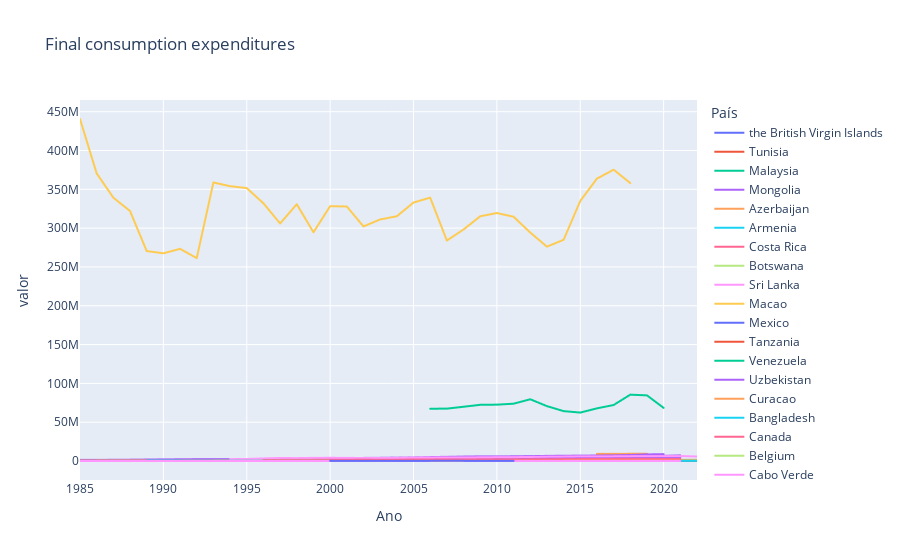
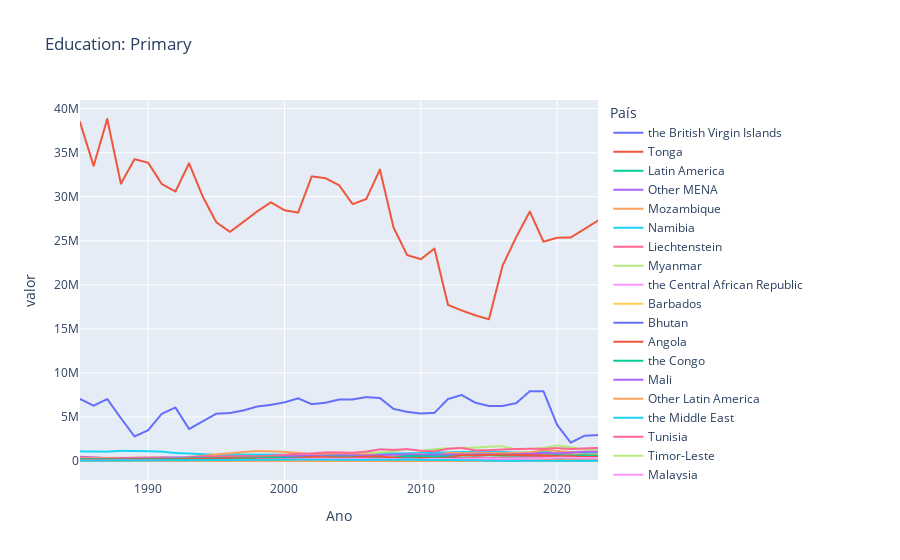
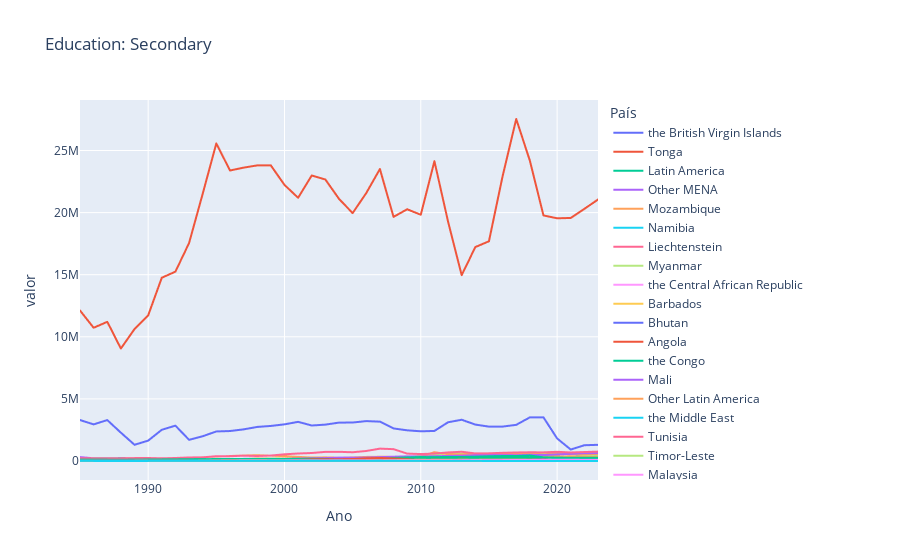
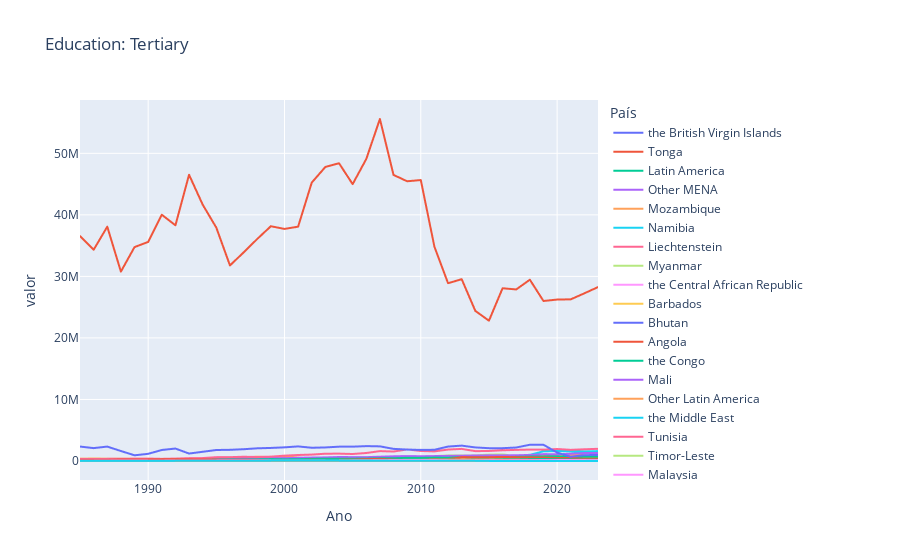

Source (notebook cell) for these figures, in order:
### Markdown cell above
## 1 - Comparando todos os paises

### Code cell
unique_indicators = df_edu['indicador'].unique()

for indicator in unique_indicators:
    df_filtered = df_edu[df_edu['indicador'] == indicator]
    
    fig = px.line(df_filtered, 
                  x='ano', 
                  y='valor', 
                  color='pais', 
                  title=f"{indicator}",
                  labels={
                      "ano": "Ano",
                      "pais": "País"
                  })
    
    fig.show()
